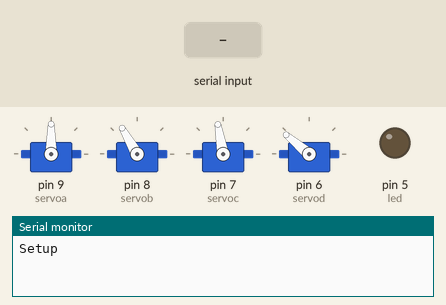
A sketch run on a simulated Arduino Uno, built with avr-gcc and run on an emulated ATmega328P. On the bench: 4 × servo, output pins drawn as LEDs (lit = HIGH), the last lines printed to the serial monitor. The inputs (shaded band) are chosen by the test bench.

Above: at 2.9 s.
3.0 s: "w" received over the second serial link
At 3.9 s:
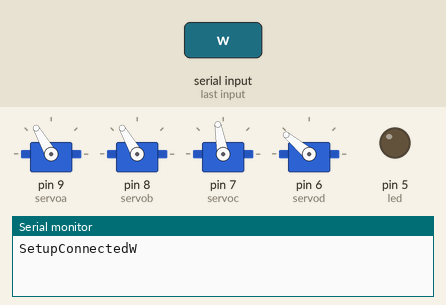
4.5 s: "a" received over the second serial link
At 5.0 s:
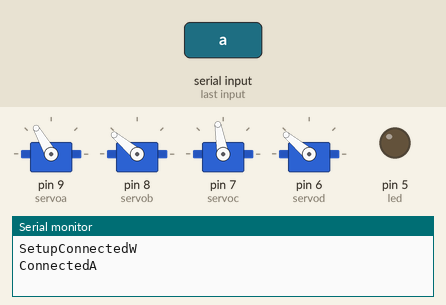
6.0 s: "s" received over the second serial link
At 7.2 s:
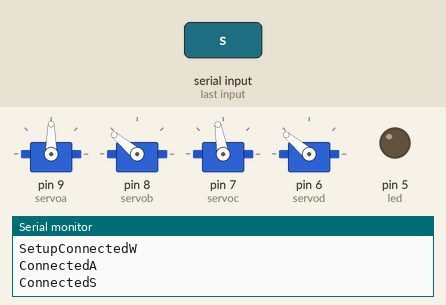
7.5 s: "t" received over the second serial link
At 8.6 s:
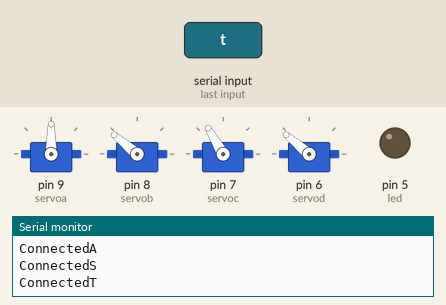
9.0 s: "d" received over the second serial link
At 9.7 s:
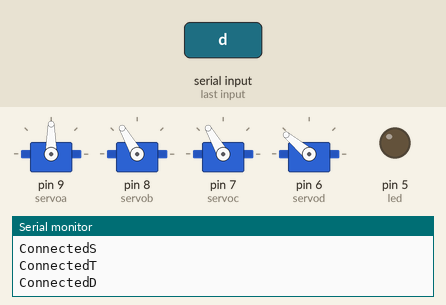
10.5 s: "h" received over the second serial link
At 10.8 s:
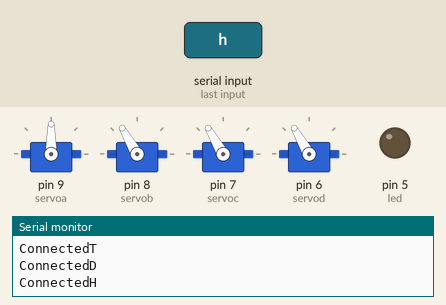
Timing chart, 0 to 13.0 s (numbered marks = the images above; inputs shaded):
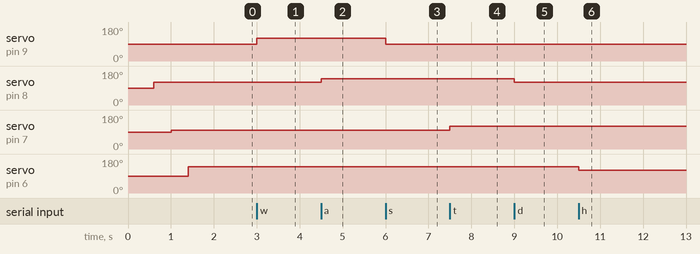

The sketch:

bluetooth-arm-arduino.ino
```cpp
#include <SoftwareSerial.h>
#include <Servo.h>

const int pinoRX = 10; //2 (RX)
const int pinoTX = 11; //3 (TX)
const int servoa = 9;
const int servob = 8;
const int servoc = 7;
const int servod = 6;
const int led = 5;
int dadoBluetooth = 0;
boolean loopLED = false;

Servo sa;
Servo sb;
Servo sc;
Servo sd;
int pa = 90;
int pb = 120;
int pc = 100;
int pd = 140;

SoftwareSerial bluetooth(pinoRX, pinoTX);

void setup(){
  Serial.begin(9600);
  bluetooth.begin(9600);
  bluetooth.print("$");
  bluetooth.print("$");
  bluetooth.print("$");
  delay(100);
  pinMode (led, OUTPUT);
  spa(true);
  spb(true);
  spc(true);
  spd(true);
  Serial.print("Setup");
  TIMSK0=0;
}

void ledi(){
      digitalWrite(led, HIGH);
      delay(200);
      digitalWrite(led, LOW);
      delay(200);
}

void loop(){
  if(bluetooth.available()){
       dadoBluetooth = bluetooth.read();
       Serial.print("Connected");
    if(dadoBluetooth == 'w'){
      Serial.println("W");
     if(pa < 180) {
        pa = pa + 30;
        spa(false);
      ledi();
      }
    }
    if(dadoBluetooth == 's'){
      Serial.println("S");
      if(pa >= 0) {
      pa = pa - 30;
      spa(false);
      ledi();
      }
    }
    if(dadoBluetooth == 'a'){
      Serial.println("A");
      if(pb < 180) {
        pb = pb + 20;
        spb(false);
      ledi();
      }
    }
    if(dadoBluetooth == 'd'){
      Serial.println("D");
      if(pb >= 100) {
      pb = pb - 20;
      spb(false);
      ledi();
      }
    }
    if(dadoBluetooth == 't'){
      Serial.println("T");
     if(pc < 180) {
        pc = pc + 20;
        spc(false);
      ledi();
      }
    }
    if(dadoBluetooth == 'g'){
      Serial.println("G");
      if(pc >= 100) {
      pc = pc - 20;
      spc(false);
      ledi();
      }
    }
    if(dadoBluetooth == 'f'){
      Serial.println("F");
      if(pd < 140) {
        pd = pd + 20;
        spd(false);
      ledi();
      }
    }
    if(dadoBluetooth == 'h'){
      Serial.println("H");
      if(pd >= 60) {
      pd = pd - 20;
      spd(false);
      ledi();
      }
    }
  }

}

void spa(bool set) {
    if (set) {
      sa.attach(servoa);
      delay(100);
    }
    sa.write(pa); // 90
    delay(100);
    sa.detach();
    delay(100);
    sa.attach(servoa);
    delay(100);
    sa.write(pa); // 90
  }

  void spb(bool set) {
    if (set) {
      sb.attach(servob);
      delay(100);
    }
    sb.write(pb); //90 180
    delay(100);
    sb.detach();
    delay(100);
    sb.attach(servob);
    delay(100);
    sb.write(pb); //90 180
  }

  void spc(bool set) {
    if (set) {
      sc.attach(servoc);
      delay(100);
    }
    sc.write(pc); //30
    delay(100);
    sc.detach();
    delay(100);
    sc.attach(servoc);
    delay(100);
    sc.write(pc); //30
  }

  void spd(bool set) {
    if (set) {
      sd.attach(servod);
      delay(100);
    }
    sd.write(pd); //0
    delay(100);
    sd.detach();
    delay(100);
    sd.attach(servod);
    delay(100);
    sd.write(pd); //0
  }
```

Measured:
- after the input at 3.0 s, servo on pin 9 (servoa): 90° → 120° at once
- after the input at 4.5 s, servo on pin 8 (servob): 120° → 140° at once
- after the input at 6.0 s, servo on pin 9 (servoa): 120° → 90° at once
- after the input at 7.5 s, servo on pin 7 (servoc): 100° → 120° at once
- after the input at 9.0 s, servo on pin 8 (servob): 140° → 120° at once
- after the input at 10.5 s, servo on pin 6 (servod): 140° → 120° at once
